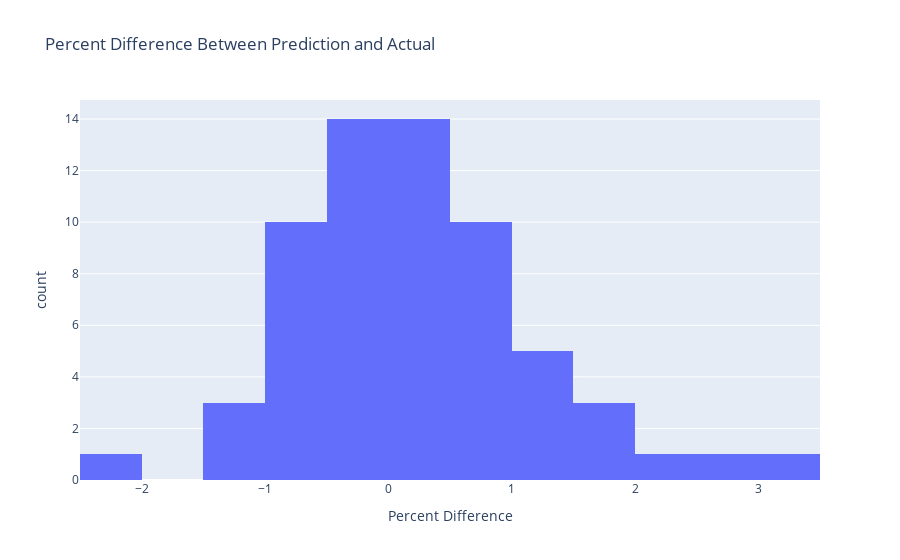

The cell this chart's notebook holds for it:
### Code cell
# use plotly express to create a histogram of the percent difference
fig = px.histogram(results_df, x="Percent Difference", title="Percent Difference Between Prediction and Actual")
fig.show()

### Figure 1 — Plotly figure (JSON) as saved in the notebook; plotly's stock layout.template omitted (floating-point values rounded to 4 significant figures)
{"data": [{"alignmentgroup": "True", "bingroup": "x", "hovertemplate": "Percent Difference=%{x}<br>count=%{y}<extra></extra>", "legendgroup": "", "marker": {"color": "#636efa", "pattern": {"shape": ""}}, "name": "", "offsetgroup": "", "orientation": "v", "showlegend": false, "type": "histogram", "x": [0.2418, 1.124, -0.1171, -0.5041, 0.6947, 1.281, 0.3926, -0.5462, -0.8086, 0.2044, 0.8376, 0.4659, 0.07857, 0.8554, -1.24, -0.6258, 0.4021, 1.085, 0.293, 0.9929, -1.227, -0.3314, 2.049, 0.6622, -0.03813, -0.1693, -0.7168, 1.718, 1.299, 3.457, -0.1182, -2.112, 0.8289, 0.4884, -0.22, 0.6855, -0.6314, 0.4291, 1.82, 0.1415, 0.1044, -1.077, 0.7142, 0.4884, -0.007577, -0.6054, -0.7304, -0.6237, 0.5886, -0.232, -0.1813, 0.4075, -0.2392, -0.0302, 2.978, 1.89, 0.5507, -0.1045, -0.8973, -0.151, 1.059, 0.1014, -0.4532], "xaxis": "x", "yaxis": "y"}], "layout": {"barmode": "relative", "legend": {"tracegroupgap": 0}, "title": {"text": "Percent Difference Between Prediction and Actual"}, "xaxis": {"anchor": "y", "domain": [0, 1], "title": {"text": "Percent Difference"}}, "yaxis": {"anchor": "x", "domain": [0, 1], "title": {"text": "count"}}}}
